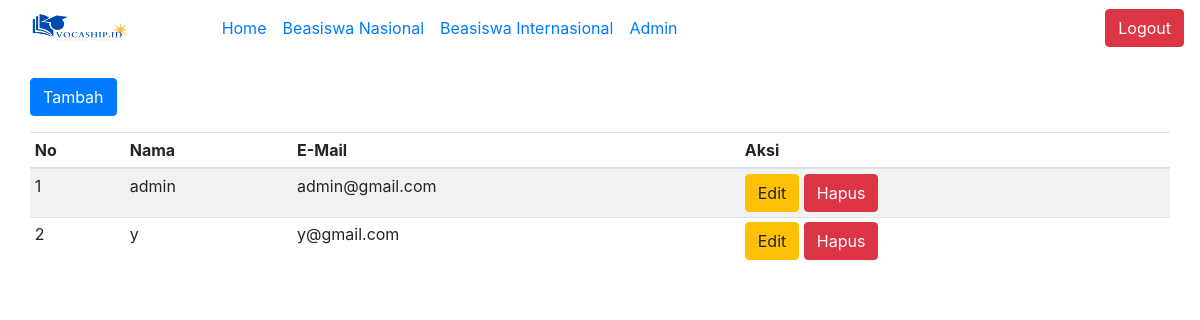
The app's page /index.php/user with its own data.
### tables this page shows
CREATE TABLE `user` (
  `id` int(11) NOT NULL,
  `username` varchar(255) NOT NULL,
  `password` varchar(255) NOT NULL,
  `nama` varchar(255) NOT NULL
);

### application/controllers/User.php (called while the page is built, shortened)
<?php
class User extends CI_Controller
{
    public function __construct()
    {
        $this->load->model('user_model');
        $this->load->helper('url_helper');
        $this->load->helper('form');
        $this->load->library('form_validation');
    }
    public function index()
    {
        $data['user'] = $this->user_model->tampil_data()->result();
        $this->load->view('user/user_list_v', $data);
    }
}

### index.php (called while the page is built, shortened)
<?php
require_once BASEPATH.'core/CodeIgniter.php';

### application/models/User_model.php (called while the page is built, shortened)
<?php
class User_model extends CI_Model
{
    public function tampil_data()
    {
        return $this->db->get('user');
    }
}

### application/views/user/user_list_v.php (the view, shortened to what this page needs)
    <div class="container">
        <div class="row mt-3">
            <div>
            <h2>Daftar Admin</h2>
            </div>
            <div class="table-responsive">
                   <div class="table-responsive">
                        <div class="mt-3">
            <a href="<?= base_url("User/tambah/") ?>" class="btn btn-primary">Tambah</a>
  </div>
</div>
</div>
<br>
                <table class="table table-striped table-sm mt-3">
                    <thead>
                        <tr>
                            <th>No</th>
                            <th>Nama</th>
                            <th>E-Mail</th>
                            <th>Aksi</th>
                        </tr>
                    </thead>
                    <tbody>
                        <?php $no = 1;
                        foreach ($user as $baris) {
                            ?>
                            <tr>
                                <td><?php echo $no++ ?></td>
                                <td><?php echo $baris->nama ?></td>
                                <td><?php echo $baris->username ?></td>
                                <td>
                                    <a href="<?= base_url('user/edit/') . $baris->id ?>" class="btn btn-warning">Edit</a>
                                    <a href="<?= base_url('user/hapus/') . $baris->id ?>" class="btn btn-danger">Hapus</a>
                                </td>
                            </tr>
                        <?php } ?>
                    </tbody>
                </table>
            </div>
        </div>

### records on screen
user: nama "admin", username "admin@gmail.com"
user: nama "y", username "y@gmail.com"
